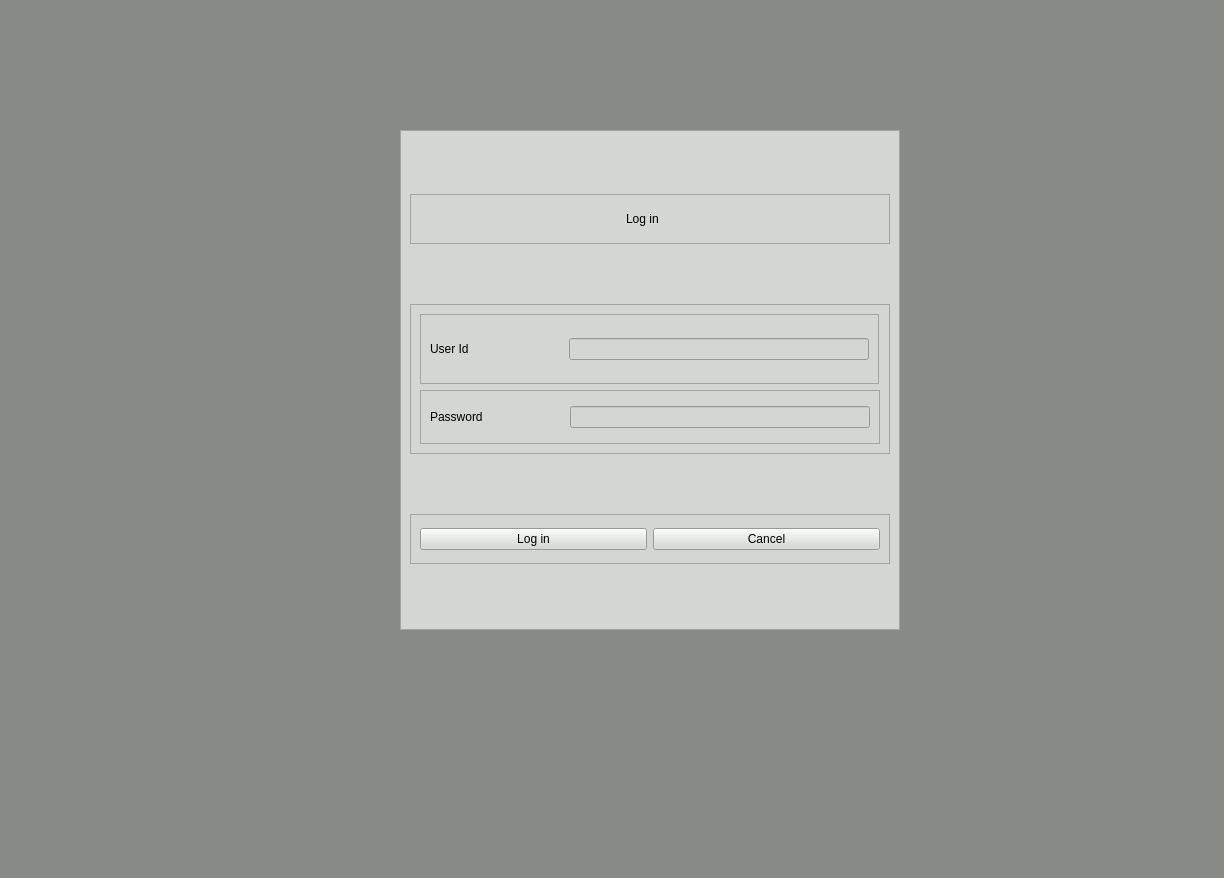
<?xml version="1.0" encoding="UTF-8"?>
<ui version="4.0">
 <class>Frame</class>
 <widget class="QFrame" name="Frame">
  <property name="geometry">
   <rect>
    <x>0</x>
    <y>0</y>
    <width>1224</width>
    <height>878</height>
   </rect>
  </property>
  <property name="windowTitle">
   <string>Frame</string>
  </property>
  <property name="styleSheet">
   <string notr="true">background-color: rgb(136, 138, 133);</string>
  </property>
  <widget class="QFrame" name="frame">
   <property name="geometry">
    <rect>
     <x>400</x>
     <y>130</y>
     <width>500</width>
     <height>500</height>
    </rect>
   </property>
   <property name="minimumSize">
    <size>
     <width>500</width>
     <height>500</height>
    </size>
   </property>
   <property name="styleSheet">
    <string notr="true">background-color: rgb(211, 215, 207);</string>
   </property>
   <property name="frameShape">
    <enum>QFrame::StyledPanel</enum>
   </property>
   <property name="frameShadow">
    <enum>QFrame::Raised</enum>
   </property>
   <layout class="QVBoxLayout" name="verticalLayout">
    <item>
     <widget class="QFrame" name="frame_2">
      <property name="maximumSize">
       <size>
        <width>16777215</width>
        <height>50</height>
       </size>
      </property>
      <property name="frameShape">
       <enum>QFrame::StyledPanel</enum>
      </property>
      <property name="frameShadow">
       <enum>QFrame::Raised</enum>
      </property>
      <layout class="QHBoxLayout" name="horizontalLayout_2">
       <item>
        <widget class="QLabel" name="label">
         <property name="maximumSize">
          <size>
           <width>47</width>
           <height>150</height>
          </size>
         </property>
         <property name="text">
          <string>Log in</string>
         </property>
        </widget>
       </item>
      </layout>
     </widget>
    </item>
    <item>
     <widget class="QFrame" name="frame_3">
      <property name="maximumSize">
       <size>
        <width>16777215</width>
        <height>150</height>
       </size>
      </property>
      <property name="frameShape">
       <enum>QFrame::StyledPanel</enum>
      </property>
      <property name="frameShadow">
       <enum>QFrame::Raised</enum>
      </property>
      <layout class="QVBoxLayout" name="verticalLayout_2">
       <item>
        <widget class="QFrame" name="frame_5">
         <property name="maximumSize">
          <size>
           <width>459</width>
           <height>74</height>
          </size>
         </property>
         <property name="frameShape">
          <enum>QFrame::StyledPanel</enum>
         </property>
         <property name="frameShadow">
          <enum>QFrame::Raised</enum>
         </property>
         <layout class="QHBoxLayout" name="horizontalLayout">
          <item>
           <widget class="QLabel" name="label_2">
            <property name="minimumSize">
             <size>
              <width>0</width>
              <height>50</height>
             </size>
            </property>
            <property name="text">
             <string>User Id</string>
            </property>
           </widget>
          </item>
          <item>
           <widget class="QLineEdit" name="lineEdit">
            <property name="maximumSize">
             <size>
              <width>300</width>
              <height>16777215</height>
             </size>
            </property>
           </widget>
          </item>
         </layout>
        </widget>
       </item>
       <item>
        <widget class="QFrame" name="frame_6">
         <property name="maximumSize">
          <size>
           <width>16777215</width>
           <height>74</height>
          </size>
         </property>
         <property name="frameShape">
          <enum>QFrame::StyledPanel</enum>
         </property>
         <property name="frameShadow">
          <enum>QFrame::Raised</enum>
         </property>
         <layout class="QHBoxLayout" name="horizontalLayout_3">
          <item>
           <widget class="QLabel" name="label_3">
            <property name="text">
             <string>Password</string>
            </property>
           </widget>
          </item>
          <item>
           <widget class="QLineEdit" name="lineEdit_2">
            <property name="maximumSize">
             <size>
              <width>300</width>
              <height>16777215</height>
             </size>
            </property>
            <property name="echoMode">
             <enum>QLineEdit::Password</enum>
            </property>
           </widget>
          </item>
         </layout>
        </widget>
       </item>
      </layout>
     </widget>
    </item>
    <item>
     <widget class="QFrame" name="frame_4">
      <property name="maximumSize">
       <size>
        <width>16777215</width>
        <height>50</height>
       </size>
      </property>
      <property name="frameShape">
       <enum>QFrame::StyledPanel</enum>
      </property>
      <property name="frameShadow">
       <enum>QFrame::Raised</enum>
      </property>
      <layout class="QHBoxLayout" name="horizontalLayout_4">
       <item>
        <widget class="QPushButton" name="pushButton">
         <property name="text">
          <string>Log in</string>
         </property>
        </widget>
       </item>
       <item>
        <widget class="QPushButton" name="pushButton_2">
         <property name="text">
          <string>Cancel</string>
         </property>
        </widget>
       </item>
      </layout>
     </widget>
    </item>
   </layout>
  </widget>
 </widget>
 <resources/>
 <connections/>
</ui>
